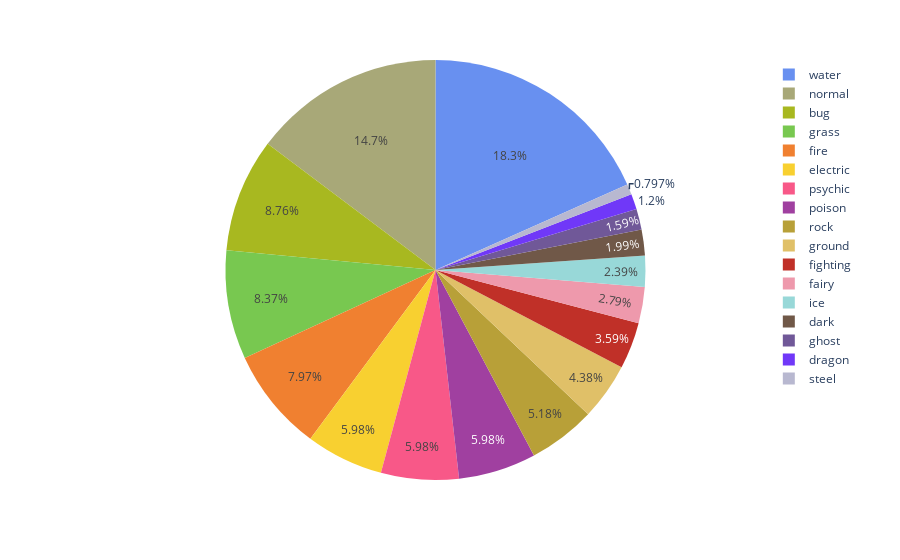

Write notebook code for a chart like this one.
### Code cell
type_colors = { 'water':'#6890F0','normal':'#A8A878','bug':'#A8B820','grass':'#78C850','fire':'#F08030','electric':'#F8D030','psychic':'#F85888','poison':'#A040A0','rock':'#B8A038','ground':'#E0C068','fighting':'#C03028','fairy':'#EE99AC','ice':'#98D8D8','dark':'#705848','ghost':'#705898','dragon':'#7038F8','steel':'#B8B8D0'}
type_plot = px.pie(types_df, names='Types', values='count',color='Types',color_discrete_map=type_colors)
type_plot.show()

### Figure 1 — Plotly figure (JSON) as saved in the notebook; plotly's stock layout.template omitted (floating-point values rounded to 4 significant figures)
{"data": [{"customdata": [["water"], ["normal"], ["bug"], ["grass"], ["fire"], ["electric"], ["psychic"], ["poison"], ["rock"], ["ground"], ["fighting"], ["fairy"], ["ice"], ["dark"], ["ghost"], ["dragon"], ["steel"]], "domain": {"x": [0, 1], "y": [0, 1]}, "hovertemplate": "Types=%{customdata[0]}<br>count=%{value}<extra></extra>", "labels": ["water", "normal", "bug", "grass", "fire", "electric", "psychic", "poison", "rock", "ground", "fighting", "fairy", "ice", "dark", "ghost", "dragon", "steel"], "legendgroup": "", "marker": {"colors": ["#6890F0", "#A8A878", "#A8B820", "#78C850", "#F08030", "#F8D030", "#F85888", "#A040A0", "#B8A038", "#E0C068", "#C03028", "#EE99AC", "#98D8D8", "#705848", "#705898", "#7038F8", "#B8B8D0"]}, "name": "", "showlegend": true, "type": "pie", "values": [92, 74, 44, 42, 40, 30, 30, 30, 26, 22, 18, 14, 12, 10, 8, 6, 4]}], "layout": {"legend": {"tracegroupgap": 0}, "margin": {"t": 60}}}
